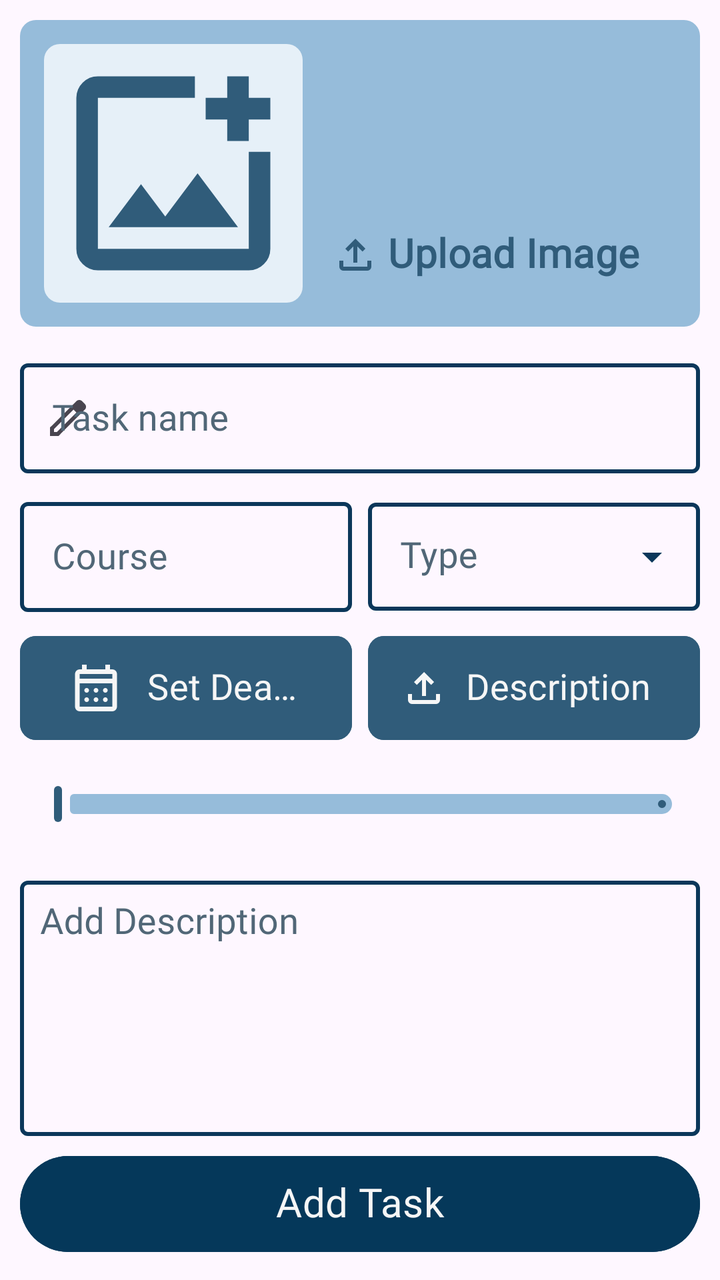
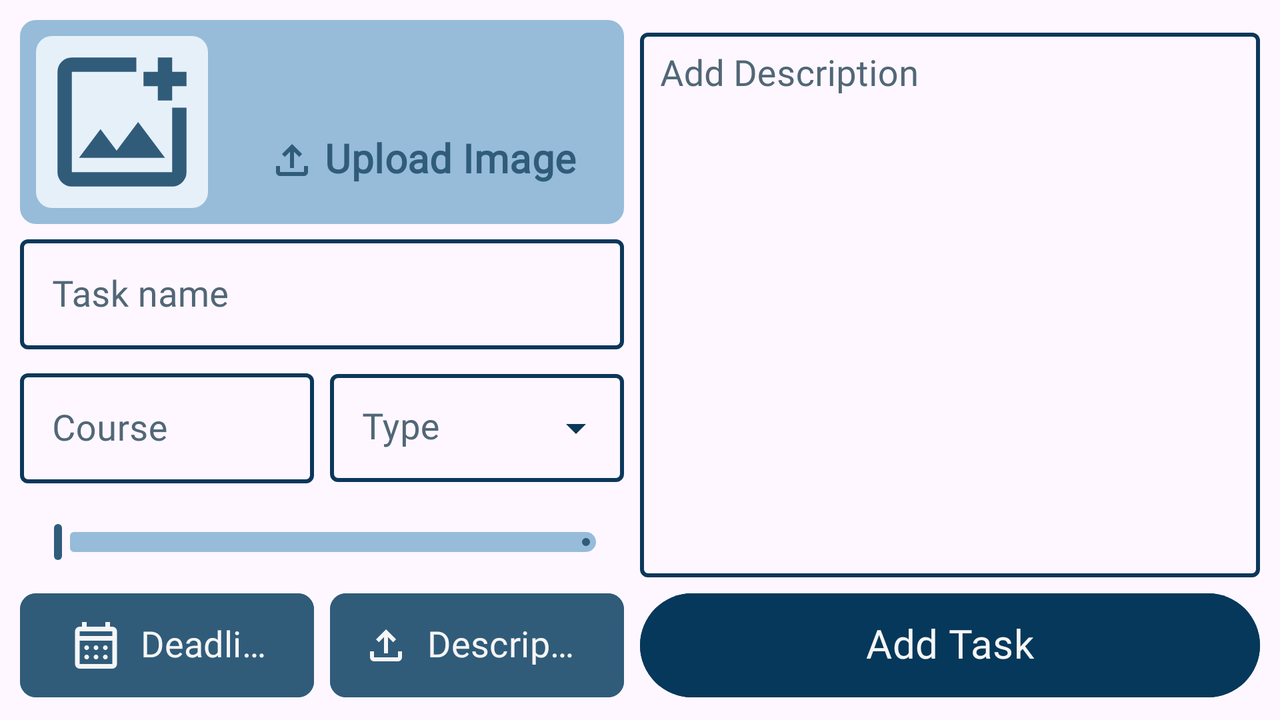

An Android layout and its configuration variant, each rendered on a device that would load it. The default file and the variant file are quoted in full after the pictures.
<!-- AndroidManifest.xml: application theme Theme.StudyPlannerApp -->
<!-- res/layout/fragment_add_task.xml -->
<?xml version="1.0" encoding="utf-8"?>
<androidx.constraintlayout.widget.ConstraintLayout xmlns:android="http://schemas.android.com/apk/res/android"
    xmlns:app="http://schemas.android.com/apk/res-auto"
    xmlns:tools="http://schemas.android.com/tools"
    android:id="@+id/linearLayout2"
    android:layout_width="match_parent"
    android:layout_height="match_parent"
    android:padding="10dp"
    tools:context=".ui.add_task.AddTaskFragment">


    <androidx.constraintlayout.widget.ConstraintLayout
        android:id="@+id/constraintLayout5"
        android:layout_width="match_parent"
        android:layout_height="wrap_content"
        app:layout_constraintEnd_toEndOf="parent"
        app:layout_constraintStart_toStartOf="parent"
        app:layout_constraintTop_toTopOf="@+id/guideline3">

        <com.google.android.material.textfield.TextInputLayout
            android:id="@+id/taskTitleTF"
            style="@style/editTextStyle"
            android:layout_width="0dp"
            android:layout_height="wrap_content"
            android:layout_marginTop="4dp"
            android:layout_marginBottom="4dp"
            android:theme="@style/TextInputLayoutAppearance"
            app:endIconDrawable="@drawable/icon_remove"
            app:endIconMode="clear_text"
            app:hintEnabled="true"
            android:textColorHint="@color/hint_color"
            app:layout_constraintBottom_toTopOf="@+id/outlinedTextField"
            app:layout_constraintEnd_toEndOf="parent"
            app:layout_constraintStart_toStartOf="parent"
            app:layout_constraintTop_toTopOf="parent"
            app:startIconDrawable="@drawable/icon_edit">

            <com.google.android.material.textfield.TextInputEditText
                android:id="@+id/taskTitleET"
                android:layout_width="match_parent"
                android:layout_height="wrap_content"
                android:ellipsize="end"
                android:singleLine="true"
                android:colorControlActivated="@color/edit_text_color_selector"
                android:hint="@string/task_name"
                android:inputType="text" />

        </com.google.android.material.textfield.TextInputLayout>

        <com.google.android.material.slider.Slider
            android:id="@+id/progressSlider"
            style="@style/sliderStyle"
            android:layout_width="match_parent"
            android:layout_height="wrap_content"
            android:layout_marginBottom="8dp"
            android:stepSize="1"
            android:value="0.0"
            android:valueFrom="0.0"
            android:valueTo="100.0"
            app:layout_constraintBottom_toBottomOf="parent"
            app:layout_constraintEnd_toEndOf="parent"
            app:layout_constraintStart_toStartOf="parent"
            app:layout_constraintTop_toBottomOf="@+id/dateDialogBtn"
            app:tickVisible="false" />

        <com.google.android.material.textfield.TextInputLayout
            android:id="@+id/textInputLayout6"
            style="@style/CustomTextInputLayout"
            android:layout_width="0dp"
            android:layout_height="0dp"
            android:layout_marginStart="4dp"
            android:gravity="center"
            android:hint="@string/type"
            android:textColorHint="@color/hint_color"
            app:layout_constraintBottom_toBottomOf="@+id/outlinedTextField"
            app:layout_constraintEnd_toEndOf="parent"
            app:layout_constraintHorizontal_bias="0.5"
            app:layout_constraintStart_toEndOf="@+id/outlinedTextField"
            app:layout_constraintTop_toTopOf="@+id/outlinedTextField">

            <AutoCompleteTextView
                android:id="@+id/taskTypeTF"
                style="@style/CustomAutoCompleteTextView"
                android:layout_width="match_parent"
                android:layout_height="wrap_content"
                android:backgroundTint="@color/blue_100"
                android:ellipsize="end"
                android:inputType="none"
                android:paddingTop="16dp"
                android:paddingEnd="16dp"
                android:singleLine="true"
                android:textColor="@color/blue_500"
                app:simpleItems="@array/task_types_options" />
        </com.google.android.material.textfield.TextInputLayout>

        <com.google.android.material.textfield.TextInputLayout
            android:id="@+id/outlinedTextField"
            style="@style/editTextStyle"
            android:layout_width="0dp"
            android:layout_height="wrap_content"
            android:layout_marginTop="4dp"
            android:layout_marginEnd="4dp"
            android:layout_marginBottom="4dp"
            android:hint="@string/course"
            android:textColorHint="@color/hint_color"
            android:theme="@style/TextInputLayoutAppearance"
            app:layout_constraintBottom_toTopOf="@+id/dateDialogBtn"
            app:layout_constraintEnd_toStartOf="@+id/textInputLayout6"
            app:layout_constraintHorizontal_bias="0.5"
            app:layout_constraintStart_toStartOf="parent"
            app:layout_constraintTop_toBottomOf="@+id/taskTitleTF">

            <com.google.android.material.textfield.TextInputEditText
                android:id="@+id/courseET"
                android:layout_width="match_parent"
                android:layout_height="wrap_content"
                android:ellipsize="end"
                android:singleLine="true"/>
        </com.google.android.material.textfield.TextInputLayout>

        <Button
            android:id="@+id/dateDialogBtn"
            style="@style/elevatedButtonStyle"
            android:layout_width="0dp"
            android:layout_height="wrap_content"
            android:layout_marginTop="8dp"
            android:layout_marginEnd="4dp"
            android:layout_marginBottom="8dp"
            android:backgroundTint="@color/blue_500"
            android:gravity="center"
            android:insetTop="0dp"
            android:insetBottom="0dp"
            android:minHeight="52dp"
            android:text="@string/set_deadline"
            android:textColor="#F6F6F6"
            android:ellipsize="end"
            android:singleLine="true"
            app:icon="@drawable/icon_calendar"
            app:iconSize="28dp"
            app:iconTint="#F6F6F6"
            app:layout_constraintBottom_toTopOf="@+id/progressSlider"
            app:layout_constraintEnd_toStartOf="@+id/toRecognizeTextBtn"
            app:layout_constraintHorizontal_bias="0.5"
            app:layout_constraintStart_toStartOf="parent"
            app:layout_constraintTop_toBottomOf="@+id/outlinedTextField"
            app:shapeAppearance="@style/ShapeAppearance.Material3.Corner.Small" />

        <Button
            android:id="@+id/toRecognizeTextBtn"
            style="@style/Widget.Material3.Button.TonalButton.Icon"
            android:layout_width="0dp"
            android:layout_height="0dp"
            android:layout_marginStart="4dp"
            android:text="@string/description"
            android:textColor="#F6F6F6"
            android:textSize="18sp"
            android:ellipsize="end"
            android:singleLine="true"
            android:backgroundTint="@color/blue_500"
            app:icon="@drawable/icon_upload"
            app:iconSize="24dp"
            app:iconTint="#F6F6F6"
            android:insetTop="0dp"
            android:insetBottom="0dp"
            app:shapeAppearance="@style/ShapeAppearance.Material3.Corner.Small"
            app:layout_constraintBottom_toBottomOf="@+id/dateDialogBtn"
            app:layout_constraintEnd_toEndOf="parent"
            app:layout_constraintHorizontal_bias="0.5"
            app:layout_constraintStart_toEndOf="@+id/dateDialogBtn"
            app:layout_constraintTop_toTopOf="@+id/dateDialogBtn" />
    </androidx.constraintlayout.widget.ConstraintLayout>

    <androidx.constraintlayout.widget.ConstraintLayout
        android:id="@+id/constraintLayout4"
        android:layout_width="match_parent"
        android:layout_height="0dp"
        android:layout_marginBottom="8dp"
        android:background="@drawable/rounded_background"
        android:backgroundTint="@color/blue_400"
        android:padding="12dp"
        app:layout_constraintBottom_toTopOf="@+id/guideline3"
        app:layout_constraintEnd_toEndOf="parent"
        app:layout_constraintStart_toStartOf="parent"
        app:layout_constraintTop_toTopOf="parent">

        <Button
            android:id="@+id/pickImageBtn"
            style="@style/Widget.Material3.Button.TextButton.Icon"
            android:layout_width="wrap_content"
            android:layout_height="wrap_content"
            android:text="@string/upload_image"
            android:textColor="@color/blue_500"
            android:textSize="20sp"
            android:textStyle="bold"
            app:icon="@drawable/icon_upload"
            app:iconSize="24dp"
            android:ellipsize="end"
            android:singleLine="true"
            app:iconTint="@color/blue_500"
            app:layout_constraintBottom_toBottomOf="@+id/taskImage"
            app:layout_constraintEnd_toEndOf="parent"
            app:layout_constraintStart_toEndOf="@+id/taskImage" />

        <ImageView
            android:id="@+id/taskImage"
            android:layout_width="0dp"
            android:layout_height="0dp"
            android:background="@drawable/rounded_background"
            android:backgroundTint="#E6F0F8"
            android:src="@drawable/icon_image"
            app:layout_constraintBottom_toBottomOf="parent"
            app:layout_constraintDimensionRatio="1:1"
            app:layout_constraintStart_toStartOf="parent"
            app:layout_constraintTop_toTopOf="parent" />
    </androidx.constraintlayout.widget.ConstraintLayout>


    <com.google.android.material.textfield.TextInputLayout
        android:id="@+id/descriptionTextLayout"
        style="@style/editTextStyle"
        android:layout_width="0dp"
        android:layout_height="0dp"
        android:layout_marginBottom="10dp"
        android:maxHeight="220dp"
        android:theme="@style/TextInputLayoutAppearance"
        app:endIconDrawable="@drawable/icon_remove"
        app:endIconMode="clear_text"
        android:textColorHint="@color/hint_color"
        app:layout_constraintBottom_toTopOf="@+id/finishBtn"
        app:layout_constraintEnd_toEndOf="parent"
        app:layout_constraintHorizontal_bias="0.0"
        app:layout_constraintStart_toStartOf="parent"
        app:layout_constraintTop_toBottomOf="@+id/constraintLayout5"
        app:layout_constraintVertical_bias="0.0"
        app:shapeAppearance="@style/ShapeAppearance.Material3.Corner.ExtraSmall">

        <com.google.android.material.textfield.TextInputEditText
            android:id="@+id/taskDescription"
            android:layout_width="match_parent"
            android:layout_height="match_parent"
            android:gravity="top"
            android:hint="@string/add_description"
            android:inputType="textMultiLine"
            android:minLines="7"
            android:padding="10dp" />

    </com.google.android.material.textfield.TextInputLayout>

    <Button
        android:id="@+id/finishBtn"
        style="@style/buttonStyle"
        android:layout_width="0dp"
        android:layout_height="wrap_content"
        android:layout_marginBottom="4dp"
        android:insetTop="0dp"
        android:insetBottom="0dp"
        android:minHeight="48dp"
        android:text="@string/add_task"
        android:textSize="20sp"
        android:textColor="@color/white_200"
        android:backgroundTint="#05385A"
        app:layout_constraintBottom_toBottomOf="parent"
        app:layout_constraintEnd_toEndOf="@+id/descriptionTextLayout"
        app:layout_constraintHorizontal_bias="0.5"
        app:layout_constraintStart_toStartOf="@+id/descriptionTextLayout" />

    <androidx.constraintlayout.widget.Guideline
        android:id="@+id/guideline3"
        android:layout_width="wrap_content"
        android:layout_height="wrap_content"
        android:orientation="horizontal"
        app:layout_constraintGuide_percent="0.26" />

</androidx.constraintlayout.widget.ConstraintLayout>
<!-- resources referenced by this layout -->
<resources>
  <string-array name="task_types_options">
          <item>@string/assignment</item>
          <item>@string/exam</item>
          <item>@string/project</item>
          <item>@string/lesson</item>
          <item>@string/other</item>
      </string-array>
  <color name="blue_100">#D7EDFF</color>
  <color name="blue_400">#96BCDA</color>
  <color name="blue_500">#305C7A</color>
  <color name="hint_color">#516777</color>
  <color name="white_200">#F6F6F6</color>
  <!-- drawable icon_remove (drawable) -->
  <vector xmlns:android="http://schemas.android.com/apk/res/android"
      android:width="24dp"
      android:height="24dp"
      android:viewportWidth="960"
      android:viewportHeight="960"
      android:tint="?attr/colorControlNormal">
      <path android:fillColor="@android:color/white"
          android:pathData="M256,760L200,704L424,480L200,256L256,200L480,424L704,200L760,256L536,480L760,704L704,760L480,536L256,760Z"/>
  </vector>
  <!-- drawable rounded_background (drawable) -->
  <?xml version="1.0" encoding="utf-8"?>
  <shape xmlns:android="http://schemas.android.com/apk/res/android"
      android:shape="rectangle">
      <corners android:radius="8dp" />
      <solid android:color="@color/blue_100"/>
  </shape>
  <string name="add_description">Add Description</string>
  <string name="add_task">Add Task</string>
  <string name="course">Course</string>
  <string name="description">Description</string>
  <string name="set_deadline">Set Deadline</string>
  <string name="task_name">Task name</string>
  <string name="type">Type</string>
  <string name="upload_image">Upload Image</string>
  <style name="CustomAutoCompleteTextView" parent="ThemeOverlay.Material3.AutoCompleteTextView.OutlinedBox">
          <item name="android:popupTheme">@style/popupMenuStyle</item>
          <item name="android:dropDownSelector">#B2DDFF</item>
      </style>
  <style name="CustomTextInputLayout" parent="Widget.MaterialComponents.TextInputLayout.OutlinedBox.ExposedDropdownMenu">
          <item name="boxStrokeColor">@color/edit_text_color_selector</item>
          <item name="boxStrokeWidth">2dp</item>
          <item name="hintTextColor">@color/edit_text_color_selector</item>
          <item name="endIconTint">@color/edit_text_color_selector</item>
          <item name="startIconTint">@color/edit_text_color_selector</item>
          <item name="hintTextAppearance">@style/TextAppearance.Material3.BodyMedium</item>
      </style>
  <style name="TextInputLayoutAppearance" parent="Widget.MaterialComponents.TextInputLayout.OutlinedBox">
          <item name="colorControlNormal">@color/blue_300</item>
          <item name="colorControlActivated">@color/blue_500</item>
          <item name="colorControlHighlight">@color/blue_400</item>
      </style>
  <style name="sliderStyle" parent="Widget.Material3.Slider">
          <item name="thumbColor">@color/blue_500</item>
          <item name="thumbHeight">18dp</item>
          <item name="trackColorActive">@color/blue_500</item>
          <item name="trackColorInactive">@color/blue_400</item>
          <item name="trackHeight">10dp</item>
      </style>
  <style name="Theme.StudyPlannerApp" parent="Base.Theme.StudyPlannerApp" />
  <string name="assignment">Assignment</string>
  <string name="exam">Exam</string>
  <string name="project">Project</string>
  <string name="lesson">Lesson</string>
  <string name="other">Other</string>
  <style name="popupMenuStyle" parent="Widget.Material3.PopupMenu">
          <item name="android:backgroundTint">#EBF6FF</item>
      </style>
  <color name="blue_300">#A6D8FF</color>
  <style name="ShapeAppearance.App.SmallComponent" parent="ShapeAppearance.Material3.SmallComponent">
          <item name="cornerFamily">cut</item>
      </style>
  <style name="Base.Theme.StudyPlannerApp" parent="Theme.Material3.DayNight.NoActionBar">
          
          
          <item name="fontFamily">@font/poppins</item>
          <item name="android:textSize">18sp</item>
          <item name="android:includeFontPadding">false</item>
  
      </style>
</resources>
<!-- res/layout-land/fragment_add_task.xml (the repository's variant of the layout above) -->
<!-- drawn on the phone turned sideways -->
<?xml version="1.0" encoding="utf-8"?>
<androidx.constraintlayout.widget.ConstraintLayout xmlns:android="http://schemas.android.com/apk/res/android"
    xmlns:app="http://schemas.android.com/apk/res-auto"
    xmlns:tools="http://schemas.android.com/tools"
    android:id="@+id/linearLayout2"
    android:layout_width="match_parent"
    android:layout_height="match_parent"
    android:padding="10dp">

    <androidx.constraintlayout.widget.ConstraintLayout
        android:id="@+id/constraintLayout6"
        android:layout_width="0dp"
        android:layout_height="0dp"
        android:background="@drawable/rounded_background"
        android:backgroundTint="@color/blue_400"
        android:padding="8dp"
        app:layout_constraintBottom_toTopOf="@+id/guideline13"
        app:layout_constraintEnd_toStartOf="@+id/guideline11"
        app:layout_constraintStart_toStartOf="parent"
        app:layout_constraintTop_toTopOf="parent">

        <ImageView
            android:id="@+id/taskImage"
            android:layout_width="0dp"
            android:layout_height="0dp"
            android:background="@drawable/rounded_background"
            android:backgroundTint="#E6F0F8"
            android:src="@drawable/icon_image"
            app:layout_constraintBottom_toBottomOf="parent"
            app:layout_constraintDimensionRatio="1:1"
            app:layout_constraintStart_toStartOf="parent"
            app:layout_constraintTop_toTopOf="parent" />

        <Button
            android:id="@+id/pickImageBtn"
            style="@style/Widget.Material3.Button.TextButton.Icon"
            android:layout_width="wrap_content"
            android:layout_height="wrap_content"
            android:text="@string/upload_image"
            android:textColor="@color/blue_500"
            android:textSize="20sp"
            android:textStyle="bold"
            app:icon="@drawable/icon_upload"
            app:iconSize="24dp"
            android:ellipsize="end"
            android:singleLine="true"
            app:iconTint="@color/blue_500"
            app:layout_constraintBottom_toBottomOf="parent"
            app:layout_constraintEnd_toEndOf="parent" />
    </androidx.constraintlayout.widget.ConstraintLayout>

    <com.google.android.material.textfield.TextInputLayout
        android:id="@+id/outlinedTextField"
        style="@style/editTextStyle"
        android:layout_width="0dp"
        android:layout_height="wrap_content"
        android:layout_marginTop="4dp"
        android:layout_marginEnd="4dp"
        android:layout_marginBottom="4dp"
        android:hint="@string/course"
        android:textColorHint="@color/hint_color"
        android:theme="@style/TextInputLayoutAppearance"
        app:layout_constraintBottom_toTopOf="@+id/progressSlider"
        app:layout_constraintEnd_toStartOf="@+id/textInputLayout6"
        app:layout_constraintHorizontal_bias="0.5"
        app:layout_constraintStart_toStartOf="parent"
        app:layout_constraintTop_toBottomOf="@+id/taskTitleTF">

        <com.google.android.material.textfield.TextInputEditText
            android:id="@+id/courseET"
            android:layout_width="match_parent"
            android:layout_height="wrap_content"
            android:ellipsize="end"
            android:singleLine="true"/>
    </com.google.android.material.textfield.TextInputLayout>


    <com.google.android.material.textfield.TextInputLayout
        android:id="@+id/taskTitleTF"
        style="@style/editTextStyle"
        android:layout_width="0dp"
        android:layout_height="wrap_content"
        android:textColorHint="@color/hint_color"
        android:theme="@style/TextInputLayoutAppearance"
        app:endIconDrawable="@drawable/icon_remove"
        app:endIconMode="clear_text"
        app:hintEnabled="true"
        app:layout_constraintBottom_toTopOf="@+id/outlinedTextField"
        app:layout_constraintEnd_toStartOf="@+id/guideline11"
        app:layout_constraintHeight_min="wrap"
        app:layout_constraintHorizontal_bias="0.5"
        app:layout_constraintStart_toStartOf="parent"
        app:layout_constraintTop_toTopOf="@+id/guideline13">

        <com.google.android.material.textfield.TextInputEditText
            android:id="@+id/taskTitleET"
            android:layout_width="match_parent"
            android:layout_height="wrap_content"
            android:ellipsize="end"
            android:singleLine="true"
            android:hint="@string/task_name" />

    </com.google.android.material.textfield.TextInputLayout>

    <com.google.android.material.textfield.TextInputLayout
        android:id="@+id/textInputLayout6"
        style="@style/CustomTextInputLayout"
        android:layout_width="0dp"
        android:layout_height="wrap_content"
        android:layout_marginStart="4dp"
        android:gravity="center"
        android:hint="@string/type"
        android:textColorHint="@color/hint_color"
        app:layout_constraintBottom_toBottomOf="@+id/outlinedTextField"
        app:layout_constraintEnd_toStartOf="@+id/guideline11"
        app:layout_constraintHorizontal_bias="0.5"
        app:layout_constraintStart_toEndOf="@+id/outlinedTextField"
        app:layout_constraintTop_toTopOf="@+id/outlinedTextField">

        <AutoCompleteTextView
            android:id="@+id/taskTypeTF"
            style="@style/CustomAutoCompleteTextView"
            android:layout_width="match_parent"
            android:layout_height="wrap_content"
            android:backgroundTint="@color/blue_100"
            android:ellipsize="end"
            android:inputType="none"
            android:paddingTop="16dp"
            android:paddingEnd="16dp"
            android:singleLine="true"
            android:textColor="@color/blue_500"
            app:simpleItems="@array/task_types_options" />
    </com.google.android.material.textfield.TextInputLayout>


    <Button
        android:id="@+id/dateDialogBtn"
        style="@style/elevatedButtonStyle"
        android:layout_width="0dp"
        android:layout_height="wrap_content"
        android:layout_marginEnd="4dp"
        android:backgroundTint="@color/blue_500"
        android:gravity="center"
        android:insetTop="0dp"
        android:insetBottom="0dp"
        android:minHeight="52dp"
        android:text="@string/deadline"
        android:ellipsize="end"
        android:singleLine="true"
        android:textColor="#F6F6F6"
        app:icon="@drawable/icon_calendar"
        app:iconSize="28dp"
        app:iconTint="#F6F6F6"
        app:layout_constraintBottom_toBottomOf="parent"
        app:layout_constraintEnd_toStartOf="@+id/toRecognizeTextBtn"
        app:layout_constraintHorizontal_bias="0.5"
        app:layout_constraintStart_toStartOf="parent"
        app:layout_constraintTop_toBottomOf="@+id/progressSlider"
        app:shapeAppearance="@style/ShapeAppearance.Material3.Corner.Small" />


    <com.google.android.material.slider.Slider
        android:id="@+id/progressSlider"
        style="@style/sliderStyle"
        android:layout_width="0dp"
        android:layout_height="wrap_content"
        android:stepSize="1"
        android:value="0.0"
        android:valueFrom="0.0"
        android:valueTo="100.0"
        app:layout_constraintBottom_toTopOf="@+id/dateDialogBtn"
        app:layout_constraintEnd_toStartOf="@+id/guideline11"
        app:layout_constraintHorizontal_bias="0.5"
        app:layout_constraintStart_toStartOf="parent"
        app:layout_constraintTop_toBottomOf="@+id/outlinedTextField"
        app:tickVisible="false" />


    <com.google.android.material.textfield.TextInputLayout
        android:id="@+id/descriptionTextLayout"
        style="@style/editTextStyle"
        android:layout_width="0dp"
        android:layout_height="0dp"
        android:layout_marginStart="8dp"
        android:layout_marginBottom="8dp"
        android:maxHeight="220dp"
        android:textColorHint="@color/hint_color"
        android:theme="@style/TextInputLayoutAppearance"
        app:endIconDrawable="@drawable/icon_remove"
        app:endIconMode="clear_text"
        app:layout_constraintBottom_toTopOf="@+id/finishBtn"
        app:layout_constraintEnd_toEndOf="parent"
        app:layout_constraintHorizontal_bias="0.5"
        app:layout_constraintStart_toStartOf="@+id/guideline11"
        app:layout_constraintTop_toTopOf="parent">

        <com.google.android.material.textfield.TextInputEditText
            android:id="@+id/taskDescription"
            android:layout_width="match_parent"
            android:layout_height="match_parent"
            android:gravity="top"
            android:hint="@string/add_description"
            android:inputType="textMultiLine"
            android:minLines="7"
            android:padding="10dp" />

    </com.google.android.material.textfield.TextInputLayout>

    <Button
        android:id="@+id/finishBtn"
        style="@style/buttonStyle"
        android:layout_width="0dp"
        android:layout_height="0dp"
        android:backgroundTint="#05385A"
        android:insetTop="0dp"
        android:insetBottom="0dp"
        android:minHeight="48dp"
        android:text="@string/add_task"
        android:textColor="@color/white_200"
        android:textSize="20sp"
        app:layout_constraintBottom_toBottomOf="@+id/toRecognizeTextBtn"
        app:layout_constraintEnd_toEndOf="@+id/descriptionTextLayout"
        app:layout_constraintStart_toStartOf="@+id/descriptionTextLayout"
        app:layout_constraintTop_toTopOf="@+id/toRecognizeTextBtn" />

    <Button
        android:id="@+id/toRecognizeTextBtn"
        style="@style/Widget.Material3.Button.TonalButton.Icon"
        android:layout_width="0dp"
        android:layout_height="0dp"
        android:layout_marginStart="4dp"
        android:backgroundTint="@color/blue_500"
        android:insetTop="0dp"
        android:insetBottom="0dp"
        android:text="@string/description"
        android:textColor="#F6F6F6"
        android:textSize="18sp"
        app:icon="@drawable/icon_upload"
        app:iconSize="24dp"
        app:iconTint="#F6F6F6"
        android:ellipsize="end"
        android:singleLine="true"
        app:layout_constraintBottom_toBottomOf="@+id/dateDialogBtn"
        app:layout_constraintEnd_toStartOf="@+id/guideline11"
        app:layout_constraintHorizontal_bias="0.5"
        app:layout_constraintStart_toEndOf="@+id/dateDialogBtn"
        app:layout_constraintTop_toTopOf="@+id/dateDialogBtn"
        app:shapeAppearance="@style/ShapeAppearance.Material3.Corner.Small" />

    <androidx.constraintlayout.widget.Guideline
        android:id="@+id/guideline11"
        android:layout_width="wrap_content"
        android:layout_height="wrap_content"
        android:orientation="vertical"
        app:layout_constraintGuide_percent="0.4870041" />

    <androidx.constraintlayout.widget.Guideline
        android:id="@+id/guideline13"
        android:layout_width="wrap_content"
        android:layout_height="wrap_content"
        android:orientation="horizontal"
        app:layout_constraintGuide_percent="0.3" />

</androidx.constraintlayout.widget.ConstraintLayout>
<!-- resources referenced by the variant -->
<!-- as the phone turned sideways resolves them -->
<resources>
  <string-array name="task_types_options">
          <item>@string/assignment</item>
          <item>@string/exam</item>
          <item>@string/project</item>
          <item>@string/lesson</item>
          <item>@string/other</item>
      </string-array>
  <color name="blue_100">#D7EDFF</color>
  <color name="blue_400">#96BCDA</color>
  <color name="blue_500">#305C7A</color>
  <color name="hint_color">#516777</color>
  <color name="white_200">#F6F6F6</color>
  <!-- drawable icon_remove (drawable) -->
  <vector xmlns:android="http://schemas.android.com/apk/res/android"
      android:width="24dp"
      android:height="24dp"
      android:viewportWidth="960"
      android:viewportHeight="960"
      android:tint="?attr/colorControlNormal">
      <path android:fillColor="@android:color/white"
          android:pathData="M256,760L200,704L424,480L200,256L256,200L480,424L704,200L760,256L536,480L760,704L704,760L480,536L256,760Z"/>
  </vector>
  <!-- drawable rounded_background (drawable) -->
  <?xml version="1.0" encoding="utf-8"?>
  <shape xmlns:android="http://schemas.android.com/apk/res/android"
      android:shape="rectangle">
      <corners android:radius="8dp" />
      <solid android:color="@color/blue_100"/>
  </shape>
  <string name="add_description">Add Description</string>
  <string name="add_task">Add Task</string>
  <string name="course">Course</string>
  <string name="deadline">Deadline</string>
  <string name="description">Description</string>
  <string name="task_name">Task name</string>
  <string name="type">Type</string>
  <string name="upload_image">Upload Image</string>
  <style name="CustomAutoCompleteTextView" parent="ThemeOverlay.Material3.AutoCompleteTextView.OutlinedBox">
          <item name="android:popupTheme">@style/popupMenuStyle</item>
          <item name="android:dropDownSelector">#B2DDFF</item>
      </style>
  <style name="CustomTextInputLayout" parent="Widget.MaterialComponents.TextInputLayout.OutlinedBox.ExposedDropdownMenu">
          <item name="boxStrokeColor">@color/edit_text_color_selector</item>
          <item name="boxStrokeWidth">2dp</item>
          <item name="hintTextColor">@color/edit_text_color_selector</item>
          <item name="endIconTint">@color/edit_text_color_selector</item>
          <item name="startIconTint">@color/edit_text_color_selector</item>
          <item name="hintTextAppearance">@style/TextAppearance.Material3.BodyMedium</item>
      </style>
  <style name="TextInputLayoutAppearance" parent="Widget.MaterialComponents.TextInputLayout.OutlinedBox">
          <item name="colorControlNormal">@color/blue_300</item>
          <item name="colorControlActivated">@color/blue_500</item>
          <item name="colorControlHighlight">@color/blue_400</item>
      </style>
  <style name="sliderStyle" parent="Widget.Material3.Slider">
          <item name="thumbColor">@color/blue_500</item>
          <item name="thumbHeight">18dp</item>
          <item name="trackColorActive">@color/blue_500</item>
          <item name="trackColorInactive">@color/blue_400</item>
          <item name="trackHeight">10dp</item>
      </style>
  <style name="Theme.StudyPlannerApp" parent="Base.Theme.StudyPlannerApp" />
  <string name="assignment">Assignment</string>
  <string name="exam">Exam</string>
  <string name="project">Project</string>
  <string name="lesson">Lesson</string>
  <string name="other">Other</string>
  <style name="popupMenuStyle" parent="Widget.Material3.PopupMenu">
          <item name="android:backgroundTint">#EBF6FF</item>
      </style>
  <color name="blue_300">#A6D8FF</color>
  <style name="ShapeAppearance.App.SmallComponent" parent="ShapeAppearance.Material3.SmallComponent">
          <item name="cornerFamily">cut</item>
      </style>
  <style name="Base.Theme.StudyPlannerApp" parent="Theme.Material3.DayNight.NoActionBar">
          
          
          <item name="fontFamily">@font/poppins</item>
          <item name="android:textSize">18sp</item>
          <item name="android:includeFontPadding">false</item>
  
      </style>
</resources>
